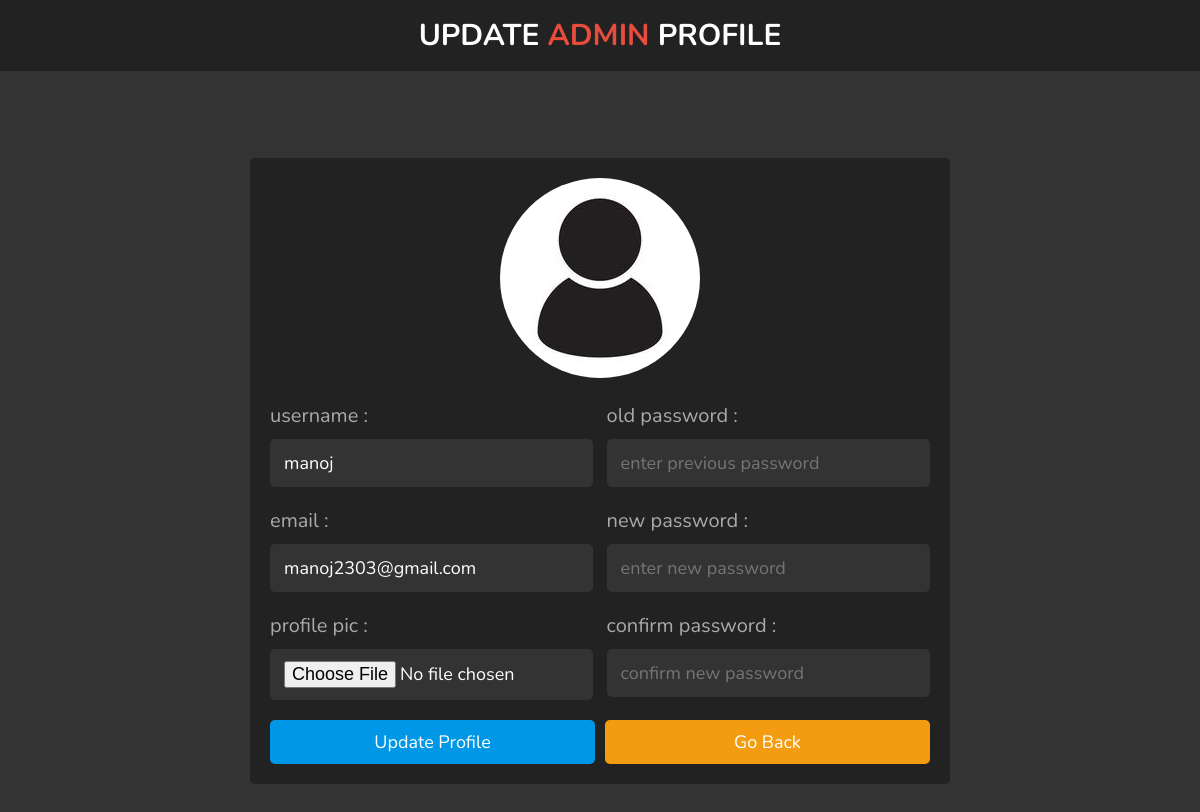
Page /website/admin_profile_update.php (signed in) on the committed database.
### tables this page shows
CREATE TABLE `users` (
  `id` int(100) NOT NULL,
  `name` varchar(100) NOT NULL,
  `email` varchar(100) NOT NULL,
  `password` varchar(100) NOT NULL,
  `user_type` varchar(20) NOT NULL DEFAULT 'user',
  `position` varchar(20) NOT NULL,
  `dept_id` int(3) NOT NULL,
  `image` varchar(100) NOT NULL
);

### website/admin_profile_update.php (the view, shortened to what this page needs)
<?php
include 'config.php';
$admin_id = $_SESSION['admin_id'];
?>
<!DOCTYPE html>
<html lang="en">
<head>
   <link rel="stylesheet" href="https://cdnjs.cloudflare.com/ajax/libs/font-awesome/6.1.1/css/all.min.css">
   <link rel="stylesheet" href="css/style.css">
</head>
<body>
   <h1 class="title"> update <span>admin</span> profile </h1>
   <section class="update-profile-container">
      <?php
      $select_profile = $conn->prepare("SELECT * FROM `users` WHERE id = ?");
      $select_profile->execute([$admin_id]);
      $fetch_profile = $select_profile->fetch(PDO::FETCH_ASSOC);
      ?>
      <form action="" method="post" enctype="multipart/form-data">
         <img src="uploaded_img/<?= $fetch_profile['image']; ?>" alt="">
         <div class="flex">
            <div class="inputBox">
               <span>username : </span>
               <input type="text" name="name" required class="box" placeholder="enter your name" value="<?= $fetch_profile['name']; ?>">
               <span>email : </span>
               <input type="email" name="email" required class="box" placeholder="enter your email" value="<?= $fetch_profile['email']; ?>">
               <span>profile pic : </span>
               <input type="file" name="image" class="box" accept="image/jpg, image/jpeg, image/png">
            </div>
            <div class="inputBox">
               <span>old password :</span>
               <input type="password" class="box" name="previous_pass" placeholder="enter previous password">
               <span>new password :</span>
               <input type="password" class="box" name="new_pass" placeholder="enter new password">
               <span>confirm password :</span>
               <input type="password" class="box" name="confirm_pass" placeholder="confirm new password">
            </div>
         </div>
         <div class="flex-btn">
            <input type="submit" value="update profile" name="update" class="btn">
            <a href="admin_page.php" class="option-btn">go back</a>
         </div>
      </form>
   </section>
</body>
</html>

### website/css/style.css (style rules this page uses)
:root { --blue:#0097e6; --orange:#f39c12; --red:#e74c3c; --white:#fff; --light-color:#aaa; --black:#222; --light-bg:#333; }
* { font-family: 'Nunito', sans-serif; margin:0; padding:0; box-sizing: border-box; outline: none; border:none; text-decoration: none; }
html { font-size: 62.5%; overflow-x: hidden; background-color: var(--light-bg); }
.title { padding:1.5rem 1rem; text-align: center; background-color: var(--black); font-size: 3rem; text-transform: uppercase; color:var(--white); }
.title span { color:var(--red); }
.btn, .delete-btn, .option-btn { display: block; width: 100%; border-radius: .5rem; color:var(--white); font-size: 1.8rem; cursor: pointer; padding:1rem 3rem; text-transform: capitalize; text-align: center; margin-top: 1rem; }
.btn { background-color: var(--blue); }
.option-btn { background-color: var(--orange); }
.flex-btn { display: flex; flex-wrap: wrap; gap:1rem; }
.flex-btn > * { flex:1; }
.update-profile-container { display: flex; align-items: center; justify-content: center; padding:2rem; min-height: 100vh; }
.update-profile-container form { width: 70rem; border-radius: .5rem; background-color: var(--black); padding:2rem; text-align: center; }
.update-profile-container form .flex { text-align: left; display: flex; flex-wrap: wrap; justify-content: space-between; }
.update-profile-container form .flex .inputBox { width: 49%; }
.update-profile-container form img { height: 20rem; width: 20rem; border-radius: 50%; margin-bottom: 1rem; }
.update-profile-container form .flex .inputBox span { font-size: 2rem; color:var(--light-color); display: block; padding-top: 1rem; }
.update-profile-container form .flex .inputBox .box { width: 100%; padding:1.2rem 1.4rem; border-radius: .5rem; font-size: 1.8rem; color:var(--white); margin:1rem 0; background-color: var(--light-bg); }

### rows in the picture
users: image (placeholder picture), name "manoj", email "manoj2303@gmail.com"
